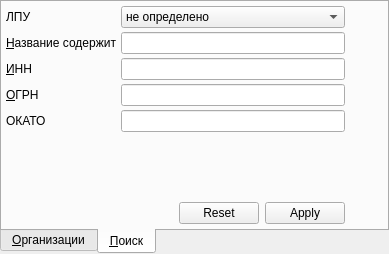
<?xml version="1.0" encoding="UTF-8"?>
<ui version="4.0">
 <class>OrgComboBoxPopup</class>
 <widget class="QWidget" name="OrgComboBoxPopup">
  <property name="geometry">
   <rect>
    <x>0</x>
    <y>0</y>
    <width>389</width>
    <height>254</height>
   </rect>
  </property>
  <property name="windowTitle">
   <string>Form</string>
  </property>
  <layout class="QHBoxLayout" name="horizontalLayout_2">
   <property name="spacing">
    <number>0</number>
   </property>
   <property name="margin">
    <number>0</number>
   </property>
   <item>
    <widget class="QTabWidget" name="tabWidget">
     <property name="tabPosition">
      <enum>QTabWidget::South</enum>
     </property>
     <property name="currentIndex">
      <number>1</number>
     </property>
     <widget class="QWidget" name="tabOrg">
      <attribute name="title">
       <string>&amp;Организации</string>
      </attribute>
      <layout class="QVBoxLayout" name="verticalLayout">
       <property name="spacing">
        <number>4</number>
       </property>
       <property name="margin">
        <number>4</number>
       </property>
       <item>
        <widget class="QListView" name="tblOrg">
         <property name="resizeMode">
          <enum>QListView::Adjust</enum>
         </property>
        </widget>
       </item>
      </layout>
     </widget>
     <widget class="QWidget" name="tabSearch">
      <attribute name="title">
       <string>&amp;Поиск</string>
      </attribute>
      <layout class="QGridLayout" name="gridLayout">
       <property name="margin">
        <number>4</number>
       </property>
       <property name="spacing">
        <number>4</number>
       </property>
       <item row="6" column="2">
        <widget class="QDialogButtonBox" name="buttonBox">
         <property name="sizePolicy">
          <sizepolicy hsizetype="Maximum" vsizetype="Fixed">
           <horstretch>0</horstretch>
           <verstretch>0</verstretch>
          </sizepolicy>
         </property>
         <property name="orientation">
          <enum>Qt::Horizontal</enum>
         </property>
         <property name="standardButtons">
          <set>QDialogButtonBox::Apply|QDialogButtonBox::Reset</set>
         </property>
         <property name="centerButtons">
          <bool>false</bool>
         </property>
        </widget>
       </item>
       <item row="1" column="0">
        <widget class="QLabel" name="lblName">
         <property name="text">
          <string>&amp;Название содержит</string>
         </property>
         <property name="buddy">
          <cstring>edtName</cstring>
         </property>
        </widget>
       </item>
       <item row="1" column="3">
        <spacer name="horizontalSpacer_2">
         <property name="orientation">
          <enum>Qt::Horizontal</enum>
         </property>
         <property name="sizeHint" stdset="0">
          <size>
           <width>40</width>
           <height>20</height>
          </size>
         </property>
        </spacer>
       </item>
       <item row="3" column="0">
        <widget class="QLabel" name="lblOGRN">
         <property name="text">
          <string>&amp;ОГРН</string>
         </property>
         <property name="buddy">
          <cstring>edtOGRN</cstring>
         </property>
        </widget>
       </item>
       <item row="2" column="1" colspan="2">
        <widget class="QLineEdit" name="edtINN"/>
       </item>
       <item row="2" column="0">
        <widget class="QLabel" name="lblINN">
         <property name="text">
          <string>&amp;ИНН</string>
         </property>
         <property name="buddy">
          <cstring>edtINN</cstring>
         </property>
        </widget>
       </item>
       <item row="4" column="1" colspan="2">
        <widget class="QLineEdit" name="edtOKATO"/>
       </item>
       <item row="6" column="0" colspan="2">
        <spacer name="horizontalSpacer">
         <property name="orientation">
          <enum>Qt::Horizontal</enum>
         </property>
         <property name="sizeHint" stdset="0">
          <size>
           <width>172</width>
           <height>20</height>
          </size>
         </property>
        </spacer>
       </item>
       <item row="4" column="0">
        <widget class="QLabel" name="lblOKATO">
         <property name="text">
          <string>ОКАТО</string>
         </property>
        </widget>
       </item>
       <item row="1" column="1" colspan="2">
        <widget class="QLineEdit" name="edtName"/>
       </item>
       <item row="3" column="1" colspan="2">
        <widget class="QLineEdit" name="edtOGRN"/>
       </item>
       <item row="5" column="0">
        <spacer name="verticalSpacer">
         <property name="orientation">
          <enum>Qt::Vertical</enum>
         </property>
         <property name="sizeHint" stdset="0">
          <size>
           <width>20</width>
           <height>40</height>
          </size>
         </property>
        </spacer>
       </item>
       <item row="0" column="0">
        <widget class="QLabel" name="lblIsHospital">
         <property name="text">
          <string>ЛПУ</string>
         </property>
        </widget>
       </item>
       <item row="0" column="1" colspan="2">
        <widget class="QComboBox" name="cmbIsMedical">
         <item>
          <property name="text">
           <string>не определено</string>
          </property>
         </item>
         <item>
          <property name="text">
           <string>поликлиника</string>
          </property>
         </item>
         <item>
          <property name="text">
           <string>стационар</string>
          </property>
         </item>
         <item>
          <property name="text">
           <string>прочая мед.организация</string>
          </property>
         </item>
         <item>
          <property name="text">
           <string>СМП</string>
          </property>
         </item>
        </widget>
       </item>
      </layout>
     </widget>
    </widget>
   </item>
  </layout>
 </widget>
 <tabstops>
  <tabstop>tblOrg</tabstop>
  <tabstop>tabWidget</tabstop>
  <tabstop>cmbIsMedical</tabstop>
  <tabstop>edtName</tabstop>
  <tabstop>edtINN</tabstop>
  <tabstop>edtOGRN</tabstop>
  <tabstop>edtOKATO</tabstop>
  <tabstop>buttonBox</tabstop>
 </tabstops>
 <resources/>
 <connections/>
</ui>
